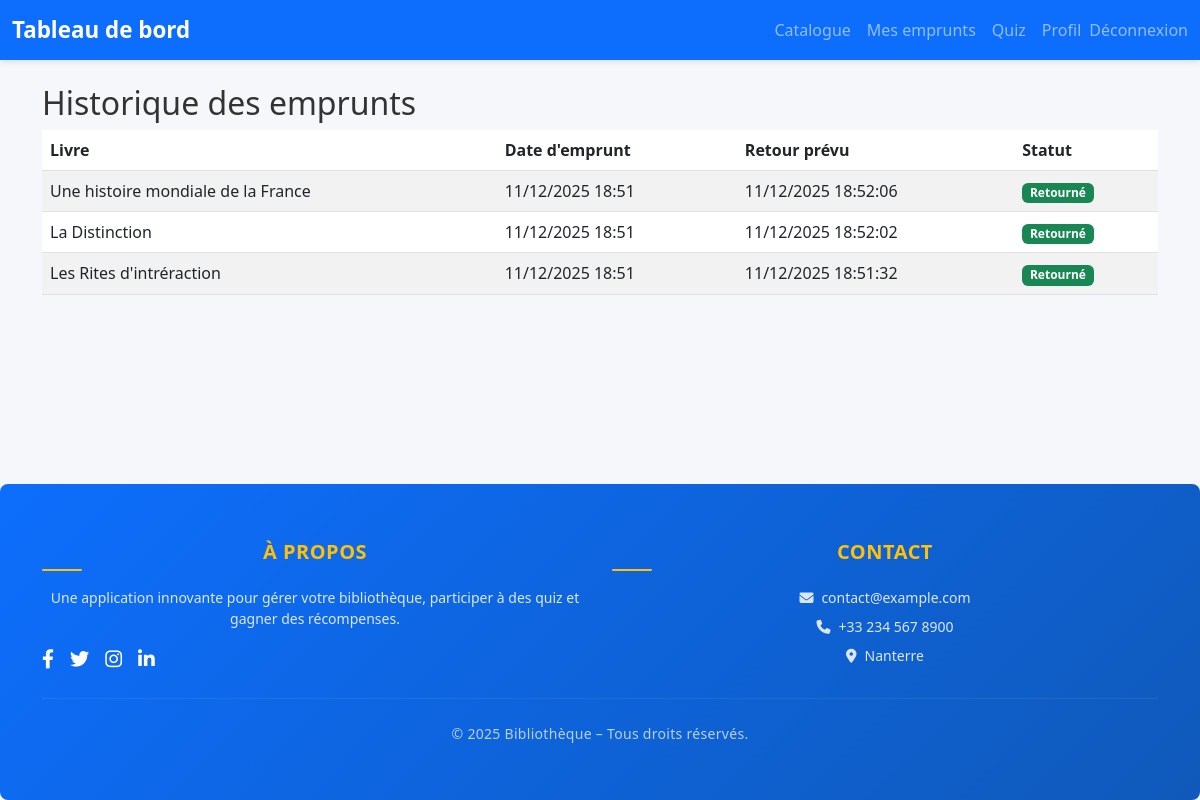
Screenshot of /borrow/history/ (signed in) with the database file from the repository.
### core/models.py (models this page shows, shortened)
class Loan(models.Model):
    user = models.ForeignKey(User, on_delete=models.CASCADE)
    book = models.ForeignKey(Book, on_delete=models.CASCADE)
    borrowed_at = models.DateTimeField(default=timezone.now)
    due_date = models.DateTimeField(null=True, blank=True)
    returned = models.BooleanField(default=False)
    returned_at = models.DateTimeField(null=True, blank=True)
    status = models.CharField(
        max_length=30,
        default="en cours",  # "en cours", "en train de retourner", "retourné"
    )

class Book(models.Model):
    title = models.CharField(max_length=255)
    author = models.CharField(max_length=255)
    description = models.TextField(blank=True)
    isbn = models.CharField(max_length=20, blank=True)
    category = models.ForeignKey(Category, null=True, blank=True, on_delete=models.SET_NULL)
    copies = models.PositiveIntegerField(default=1)
    cover = models.URLField(blank=True)
    image = models.ImageField(upload_to='covers/', blank=True, null=True)

### core/views.py (the view)
# urls.py: path('borrow/history/', views.borrow_history, name='borrow_history'),
@never_cache
@never_cache
@login_required
def borrow_history(request):
    now = timezone.now()
    loans = Loan.objects.filter(user=request.user).order_by('-borrowed_at')
    for loan in loans:
        if not loan.returned and loan.due_date and loan.due_date <= now:
            loan.returned = True
            loan.returned_at = now
            loan.status = "retourné"
            loan.save()
    return render(request, 'core/borrow_history.html', {
        'loans': loans,
        'now': now
    })

### core/context_processors.py (called while the page is built)
def current_year(request):
    return {
        'current_year': datetime.now().year
    }

### core/templates/core/borrow_history.html
{% extends 'core/base.html' %}
{% block content %}
<h2>Historique des emprunts</h2>
<table class="table table-striped">
    <thead>
        <tr>
            <th>Livre</th>
            <th>Date d'emprunt</th>
            <th>Retour prévu</th>
            <th>Statut</th>
        </tr>
    </thead>
    <tbody>
        {% for loan in loans %}
        <tr>
            <td>{{ loan.book.title }}</td>
            <td>{{ loan.borrowed_at|date:"d/m/Y H:i" }}</td>
            <td>
                {% if loan.due_date %}
                    {{ loan.due_date|date:"d/m/Y H:i:s" }}
                {% else %}
                    -
                {% endif %}
            </td>
           <td>
                {% if loan.returned %}
                    <span class="badge bg-success">Retourné</span>
                {% else %}
                    <span class="badge bg-warning text-dark">En cours</span>
                {% endif %}
            </td>
        </tr>
        {% empty %}
        <tr>
            <td colspan="4" class="text-center">Aucun emprunt pour le moment.</td>
        </tr>
        {% endfor %}
    </tbody>
</table>
{% endblock %}

### core/static/core/css/styles.css (style rules this page uses)
body { font-family: 'Segoe UI', Tahoma, Geneva, Verdana, sans-serif; background-color: #f5f6fa; padding-bottom: 60px; color: #333; }
.page-bg { background: linear-gradient(135deg, #f5f7fa, #e4ebf3); min-height: 100vh; }

### core/templates/core/base.html (style rules this page uses)
html, body { margin: 0; padding: 0; height: 100%; }
body.page-bg { background: #f5f7fa; display: flex; flex-direction: column; min-height: 100vh; }

### rows the page displays
Loan: book "Une histoire mondiale de la France", borrowed_at "11/12/2025 18:51", due_date "11/12/2025 18:52:06", returned "Retourné"
Loan: book "La Distinction", borrowed_at "11/12/2025 18:51", due_date "11/12/2025 18:52:02", returned "Retourné"
Loan: book "Les Rites d'intréraction", borrowed_at "11/12/2025 18:51", due_date "11/12/2025 18:51:32", returned "Retourné"
